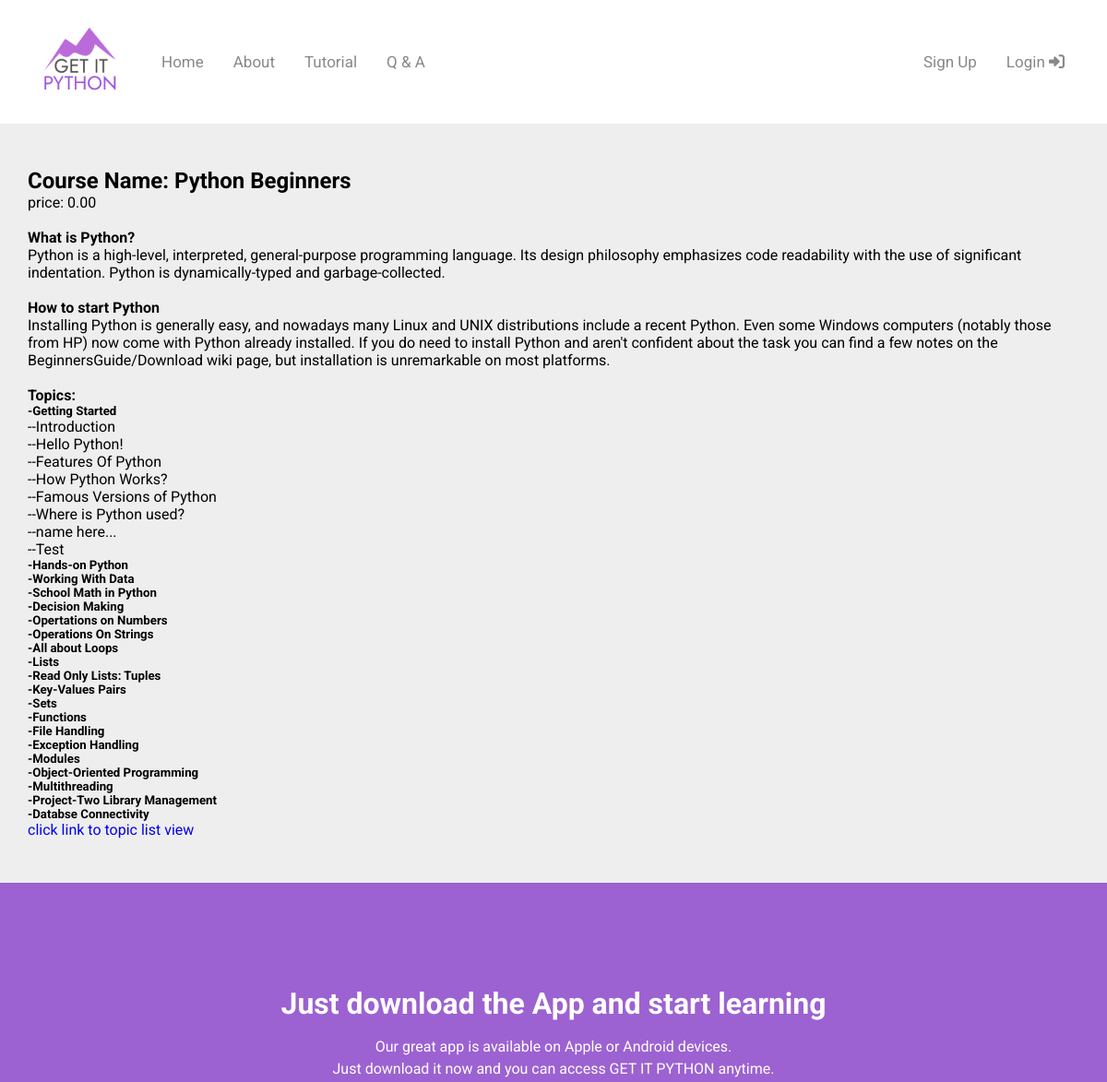
The page /course/courses/1/ (upper part) on the database as committed earlier.
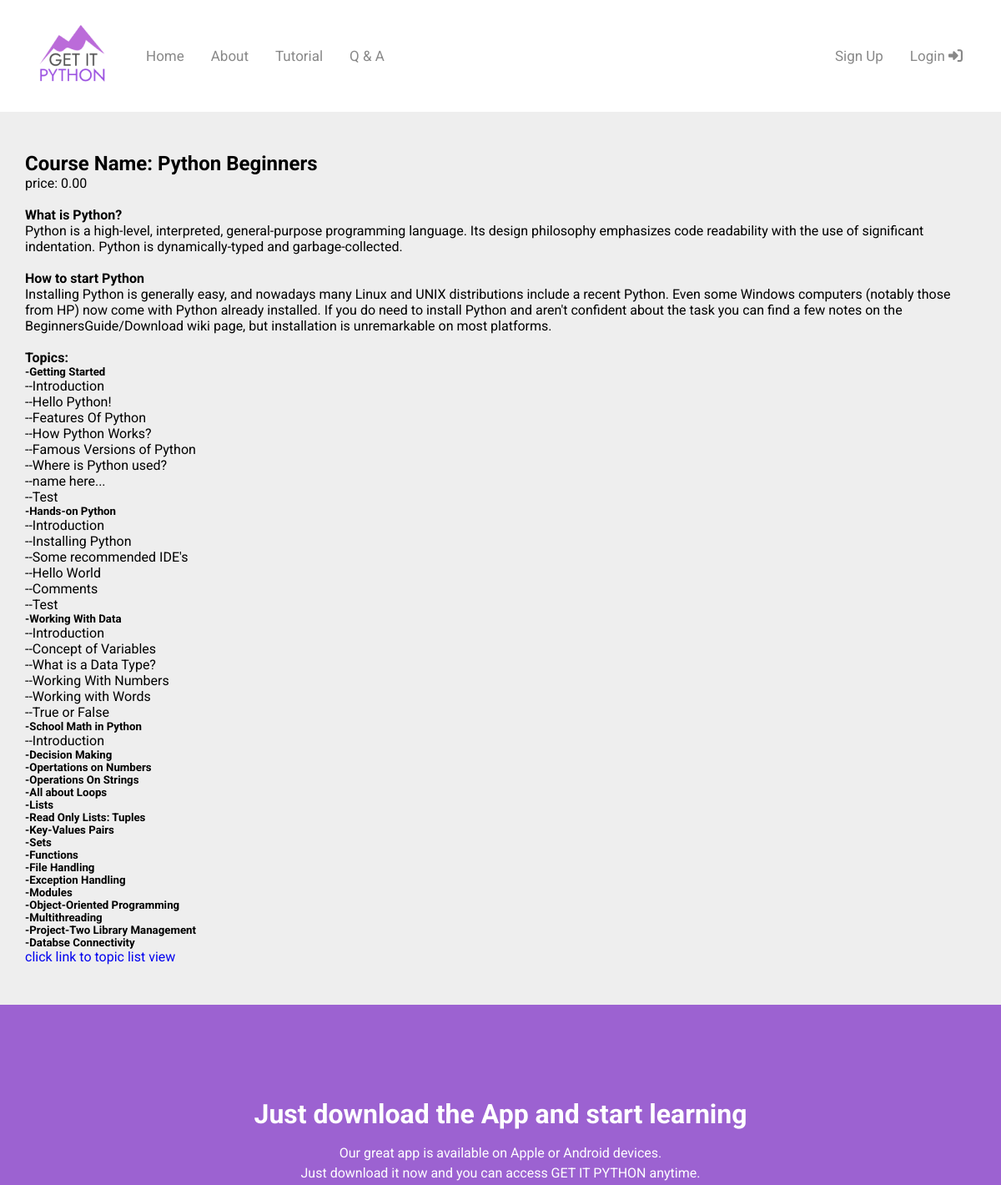
The same page on the database as committed later.
### courses/models.py (models this page shows, shortened)
class Topic(models.Model):
    course = models.ForeignKey(Course, on_delete= models.CASCADE)
    name = models.CharField(max_length=50, default="name here...")
    intro = models.TextField(max_length=500, default="intro here...")

class Content(models.Model):
    topic = models.ForeignKey(Topic, on_delete= models.CASCADE, default=4)
    name = models.CharField(max_length=50, default="name here...")
    explanation = models.TextField(max_length=500, default="explanation here...")
    example = models.TextField(max_length=500, default="example here...")
    minutesToComplete = models.SmallIntegerField(default=8)

### courses/views.py (the view)
# urls.py: path("courses/<int:pk>/", CourseDetailView.as_view(), name="course_detail"),
class CourseDetailView(DetailView):
    model = Course
    template_name = "courses/course_detail.html"

### courses/templates/courses/course_detail.html (shortened to what this page needs)
{% extends "base.html" %}
{% block content %}
    <section class="course_container">
        <div class="container">
        <div>
            <h1>Course Name: {{ course.name }} </h1>
            <p>price: {{ course.price }}</p>
            <br>
            <h4> {{ course.whatHeading }} </h4>
            <p> {{ course.whatDescription }} </p>
            <br>
            <h4> {{ course.howHeading }} </h4>
            <p> {{ course.howDescription }} </p>
            <br>
            <h4>Topics:</h4>
            {% for topic in object.topic_set.all %}
                <h5>-{{topic.name}}</h5>
                {% for content in topic.content_set.all %}
                    <p>--{{content.name}}</p>
                {% endfor content %}
            {% endfor topic %}
        </div>
        <a href="{% url 'topic_list' %}">click link to topic list view</a>
        </div>
    </section>
{% endblock content %}

Rows that differ between the two databases and show on the page:
added Content: name "Introduction", shown under Topic "Hands-on Python"
added Content: name "Installing Python", shown under Topic "Hands-on Python"
added Content: name "Some recommended IDE's", shown under Topic "Hands-on Python"
added Content: name "Hello World", shown under Topic "Hands-on Python"
added Content: name "Comments", shown under Topic "Hands-on Python"
added Content: name "Test", shown under Topic "Hands-on Python"
added Content: name "Introduction", shown under Topic "Working With Data"
added Content: name "Concept of Variables", shown under Topic "Working With Data"
added Content: name "What is a Data Type?", shown under Topic "Working With Data"
added Content: name "Working With Numbers", shown under Topic "Working With Data"
added Content: name "Working with Words", shown under Topic "Working With Data"
added Content: name "True or False", shown under Topic "Working With Data"
added Content: name "Introduction", shown under Topic "School Math in Python"
